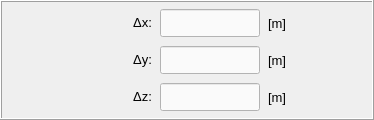
        <widget class="QFrame" name="frame_deltas">
         <property name="sizePolicy">
          <sizepolicy hsizetype="Expanding" vsizetype="Preferred">
           <horstretch>0</horstretch>
           <verstretch>0</verstretch>
          </sizepolicy>
         </property>
         <property name="minimumSize">
          <size>
           <width>0</width>
           <height>120</height>
          </size>
         </property>
         <property name="maximumSize">
          <size>
           <width>16777215</width>
           <height>280</height>
          </size>
         </property>
         <property name="frameShape">
          <enum>QFrame::Box</enum>
         </property>
         <property name="frameShadow">
          <enum>QFrame::Raised</enum>
         </property>
         <layout class="QGridLayout" name="gridLayout_14">
          <property name="leftMargin">
           <number>4</number>
          </property>
          <property name="topMargin">
           <number>4</number>
          </property>
          <property name="rightMargin">
           <number>4</number>
          </property>
          <property name="bottomMargin">
           <number>4</number>
          </property>
          <property name="horizontalSpacing">
           <number>8</number>
          </property>
          <item row="1" column="1">
           <widget class="QLabel" name="label_10">
            <property name="minimumSize">
             <size>
              <width>106</width>
              <height>28</height>
             </size>
            </property>
            <property name="maximumSize">
             <size>
              <width>110</width>
              <height>28</height>
             </size>
            </property>
            <property name="font">
             <font>
              <pointsize>10</pointsize>
             </font>
            </property>
            <property name="toolTip">
             <string/>
            </property>
            <property name="text">
             <string>&lt;html&gt;&lt;head/&gt;&lt;body&gt;&lt;p&gt;Δy:&lt;/p&gt;&lt;/body&gt;&lt;/html&gt;</string>
            </property>
            <property name="alignment">
             <set>Qt::AlignRight|Qt::AlignTrailing|Qt::AlignVCenter</set>
            </property>
           </widget>
          </item>
          <item row="1" column="3">
           <widget class="QLabel" name="label_unit_delta_y">
            <property name="minimumSize">
             <size>
              <width>60</width>
              <height>28</height>
             </size>
            </property>
            <property name="maximumSize">
             <size>
              <width>60</width>
              <height>28</height>
             </size>
            </property>
            <property name="font">
             <font>
              <pointsize>10</pointsize>
             </font>
            </property>
            <property name="text">
             <string>[m]</string>
            </property>
           </widget>
          </item>
          <item row="0" column="1">
           <widget class="QLabel" name="label_13">
            <property name="minimumSize">
             <size>
              <width>106</width>
              <height>28</height>
             </size>
            </property>
            <property name="maximumSize">
             <size>
              <width>110</width>
              <height>28</height>
             </size>
            </property>
            <property name="font">
             <font>
              <pointsize>10</pointsize>
             </font>
            </property>
            <property name="toolTip">
             <string/>
            </property>
            <property name="text">
             <string>&lt;html&gt;&lt;head/&gt;&lt;body&gt;&lt;p&gt;Δx:&lt;/p&gt;&lt;/body&gt;&lt;/html&gt;</string>
            </property>
            <property name="alignment">
             <set>Qt::AlignRight|Qt::AlignTrailing|Qt::AlignVCenter</set>
            </property>
           </widget>
          </item>
          <item row="0" column="3">
           <widget class="QLabel" name="label_unit_delta_x">
            <property name="minimumSize">
             <size>
              <width>60</width>
              <height>28</height>
             </size>
            </property>
            <property name="maximumSize">
             <size>
              <width>60</width>
              <height>28</height>
             </size>
            </property>
            <property name="font">
             <font>
              <pointsize>10</pointsize>
             </font>
            </property>
            <property name="text">
             <string>[m]</string>
            </property>
           </widget>
          </item>
          <item row="1" column="2">
           <widget class="QLineEdit" name="lineEdit_delta_y">
            <property name="minimumSize">
             <size>
              <width>100</width>
              <height>28</height>
             </size>
            </property>
            <property name="maximumSize">
             <size>
              <width>100</width>
              <height>28</height>
             </size>
            </property>
            <property name="font">
             <font>
              <pointsize>10</pointsize>
             </font>
            </property>
            <property name="styleSheet">
             <string notr="true">QLineEdit{color: rgb(0, 0, 0); background-color: rgb(250, 250, 250)}
QLineEdit:disabled{color: rgb(100, 100, 100); background-color: rgb(240, 240, 240)}</string>
            </property>
            <property name="alignment">
             <set>Qt::AlignCenter</set>
            </property>
           </widget>
          </item>
          <item row="0" column="0">
           <spacer name="horizontalSpacer_8">
            <property name="orientation">
             <enum>Qt::Horizontal</enum>
            </property>
            <property name="sizeHint" stdset="0">
             <size>
              <width>40</width>
              <height>20</height>
             </size>
            </property>
           </spacer>
          </item>
          <item row="0" column="4">
           <spacer name="horizontalSpacer_9">
            <property name="orientation">
             <enum>Qt::Horizontal</enum>
            </property>
            <property name="sizeHint" stdset="0">
             <size>
              <width>40</width>
              <height>20</height>
             </size>
            </property>
           </spacer>
          </item>
          <item row="2" column="3">
           <widget class="QLabel" name="label_unit_delta_z">
            <property name="minimumSize">
             <size>
              <width>60</width>
              <height>28</height>
             </size>
            </property>
            <property name="maximumSize">
             <size>
              <width>60</width>
              <height>28</height>
             </size>
            </property>
            <property name="font">
             <font>
              <pointsize>10</pointsize>
             </font>
            </property>
            <property name="text">
             <string>[m]</string>
            </property>
           </widget>
          </item>
          <item row="2" column="1">
           <widget class="QLabel" name="label_14">
            <property name="minimumSize">
             <size>
              <width>106</width>
              <height>28</height>
             </size>
            </property>
            <property name="maximumSize">
             <size>
              <width>110</width>
              <height>28</height>
             </size>
            </property>
            <property name="font">
             <font>
              <pointsize>10</pointsize>
             </font>
            </property>
            <property name="toolTip">
             <string/>
            </property>
            <property name="text">
             <string>&lt;html&gt;&lt;head/&gt;&lt;body&gt;&lt;p&gt;Δz:&lt;/p&gt;&lt;/body&gt;&lt;/html&gt;</string>
            </property>
            <property name="alignment">
             <set>Qt::AlignRight|Qt::AlignTrailing|Qt::AlignVCenter</set>
            </property>
           </widget>
          </item>
          <item row="2" column="2">
           <widget class="QLineEdit" name="lineEdit_delta_z">
            <property name="minimumSize">
             <size>
              <width>100</width>
              <height>28</height>
             </size>
            </property>
            <property name="maximumSize">
             <size>
              <width>100</width>
              <height>28</height>
             </size>
            </property>
            <property name="font">
             <font>
              <pointsize>10</pointsize>
             </font>
            </property>
            <property name="styleSheet">
             <string notr="true">QLineEdit{color: rgb(0, 0, 0); background-color: rgb(250, 250, 250)}
QLineEdit:disabled{color: rgb(100, 100, 100); background-color: rgb(240, 240, 240)}</string>
            </property>
            <property name="alignment">
             <set>Qt::AlignCenter</set>
            </property>
           </widget>
          </item>
          <item row="0" column="2">
           <widget class="QLineEdit" name="lineEdit_delta_x">
            <property name="minimumSize">
             <size>
              <width>100</width>
              <height>28</height>
             </size>
            </property>
            <property name="maximumSize">
             <size>
              <width>100</width>
              <height>28</height>
             </size>
            </property>
            <property name="font">
             <font>
              <pointsize>10</pointsize>
             </font>
            </property>
            <property name="styleSheet">
             <string notr="true">QLineEdit{color: rgb(0, 0, 0); background-color: rgb(250, 250, 250)}
QLineEdit:disabled{color: rgb(100, 100, 100); background-color: rgb(240, 240, 240)}</string>
            </property>
            <property name="alignment">
             <set>Qt::AlignCenter</set>
            </property>
           </widget>
          </item>
         </layout>
        </widget>
